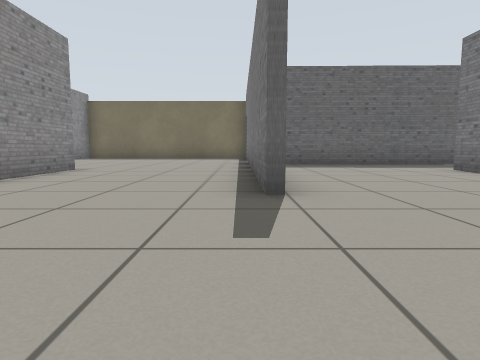
view 1 (above)

16 first-person views from a walk through a Gazebo world. The camera is 0.5 m above the floor, tilts 6° down and sees 75° across. The floor is counted in squares, 1 m on a side. Each view is taken from the middle of a square. On the plan, view 1 faces up. The plan holds only what a view shows up to about 9 squares ahead; the rest is blank.

view 2
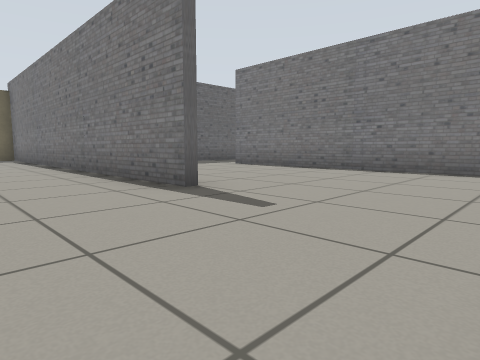

view 3
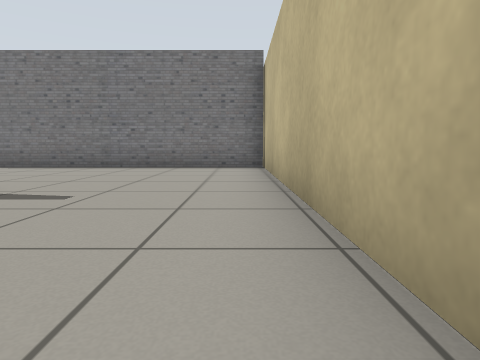

view 4
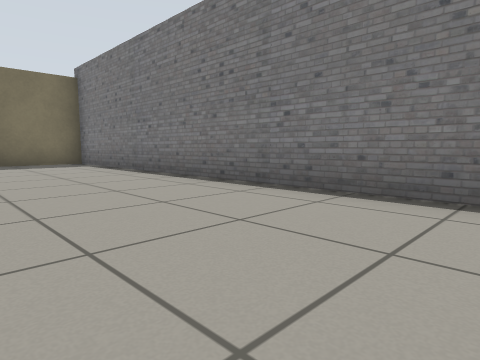

view 5
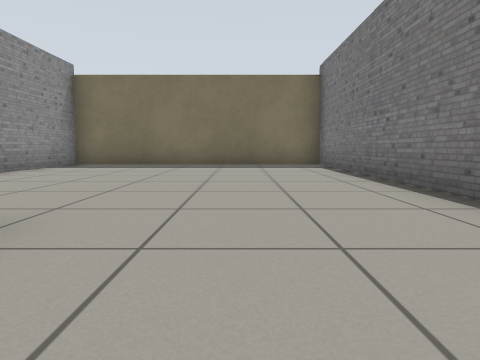

view 6
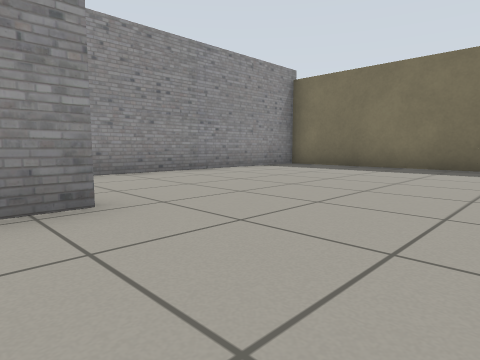

view 7
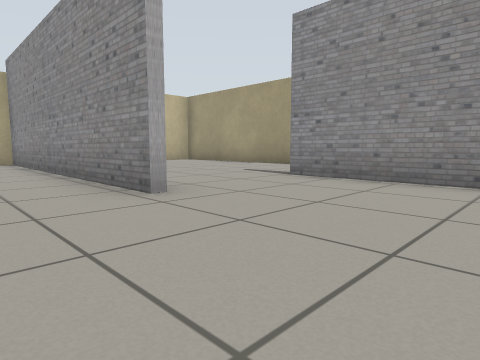

view 8
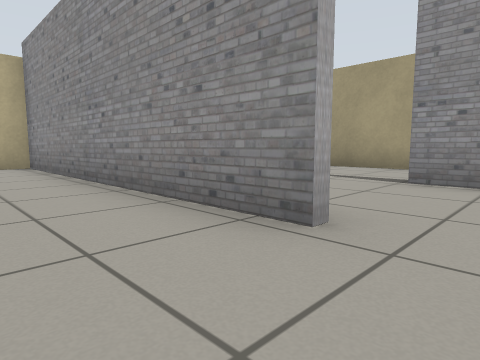

view 9
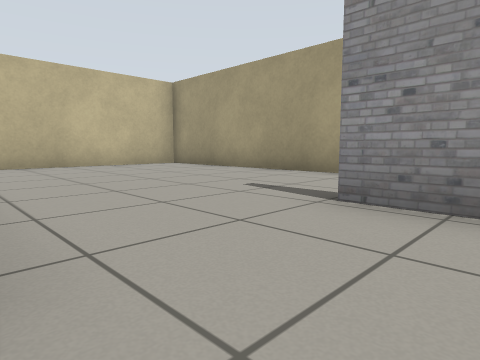

view 10
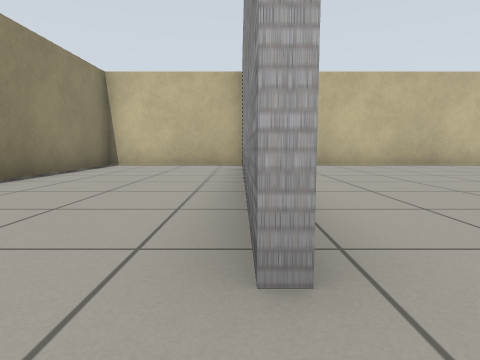

view 11
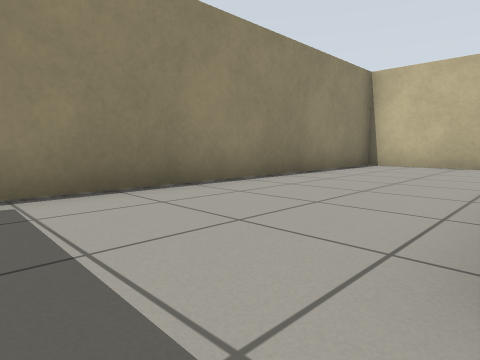

view 12
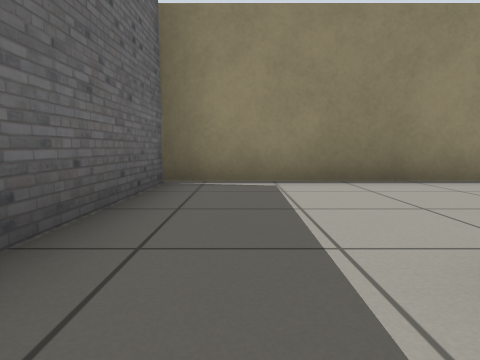

view 13
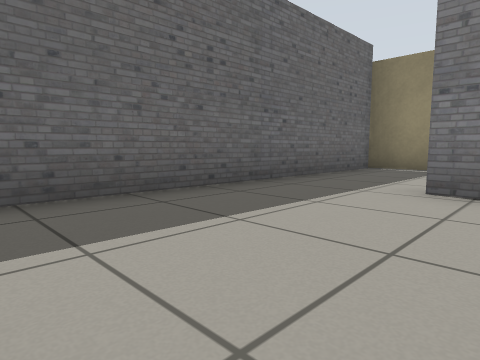

view 14
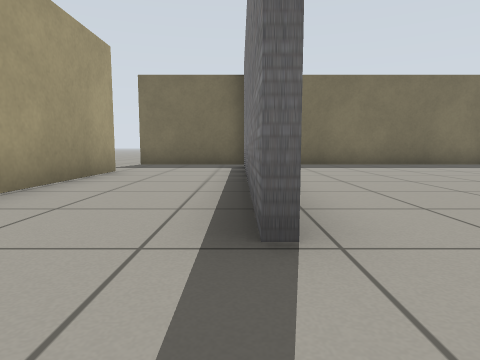

view 15
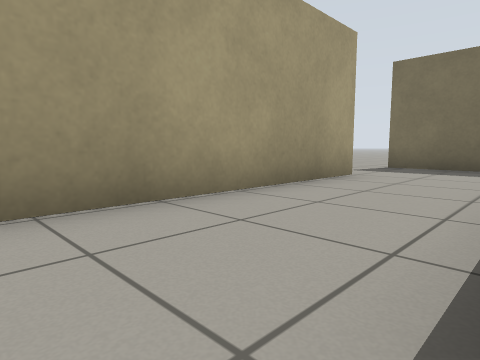

view 16
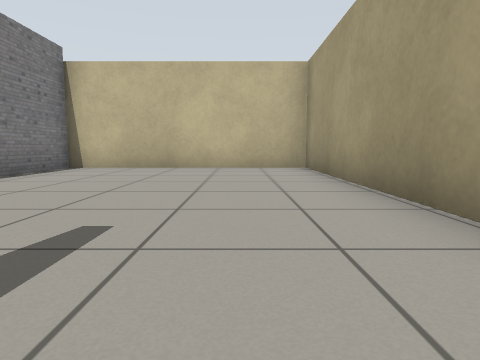

### Floor plan
Ten units are one square. View 1 is at (0, 0); x grows to the right and y downward. Boxes are objects, and circles mark ways between rooms. Rooms are numbered by the first view taken in them; rooms with no view inside come last. Other rooms are left out.
<svg viewBox="-110 -145 201 156">
<path fill="none" stroke="#000" d="M-37 -70 -37 6M3 -31 3 -140 -67 -140 -67 -75M-41 6 51 6M56 -91 14 -92M47 6 47 -70M-69 -65 -69 -136M-67 -75 -67 -65M-96 -116 -96 6 -41 6M-39 6 -39 -18M-69 -140 -99 -140M49 -70 49 -19M51 6 86 6 86 -91 56 -91"/>
<circle cx="-55" cy="-65" r="3" fill="#2a7"/>
<circle cx="50" cy="-75" r="3" fill="#2a7"/>
<text x="-10" y="-60">1</text>
<text x="-80" y="-60">2</text>
<text x="70" y="-40">3</text>
</svg>
Room 1 opens to room 2. Room 1 opens to room 3.

Where each view was taken, in squares from view 1:
view 1: 0 up, 0 right, facing up
view 2: 0 up, 2 left, facing up-right
view 3: 0 up, 3 left, facing right
view 4: 4 up, 3 left, facing up-right
view 5: 5 up, 2 left, facing up
view 6: 6 up, 1 left, facing up-left
view 7: 10 up, 2 left, facing down-left
view 8: 8 up, 2 left, facing down-left
view 9: 8 up, 4 left, facing down-left
view 10: 8 up, 5 right, facing down
view 11: 8 up, 5 right, facing down-right
view 12: 8 up, 4 right, facing right
view 13: 6 up, 1 right, facing up-right
view 14: 5 up, 7 left, facing up
view 15: 6 up, 7 left, facing up-left
view 16: 7 up, 8 left, facing down
